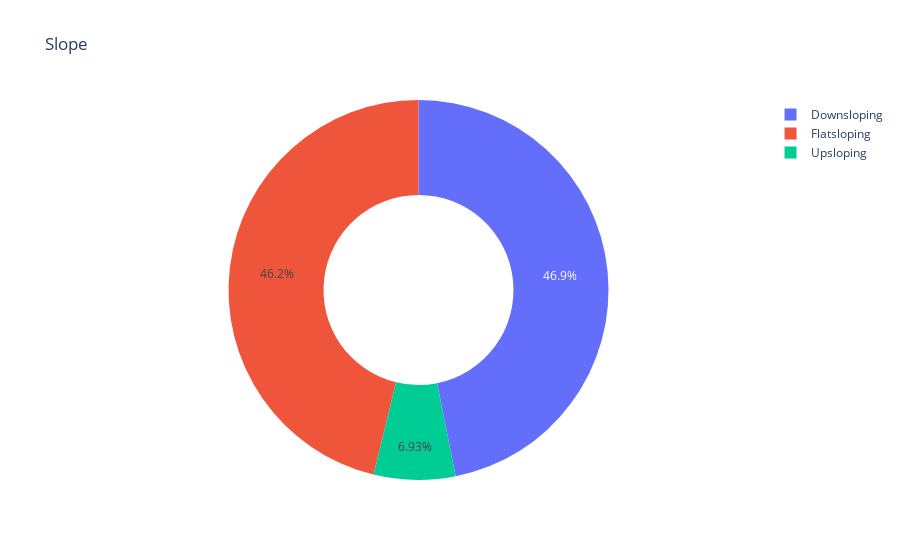

Notebook cell for this chart:
### Code cell
pie_graph(data_eda,"Slope",'slope')

### Figure 1 — Plotly figure (JSON) as saved in the notebook; plotly's stock layout.template omitted (floating-point values rounded to 4 significant figures)
{"data": [{"hole": 0.5, "labels": ["Downsloping", "Flatsloping", "Upsloping"], "type": "pie", "values": [142, 140, 21]}], "layout": {"title": {"text": "Slope"}}}
